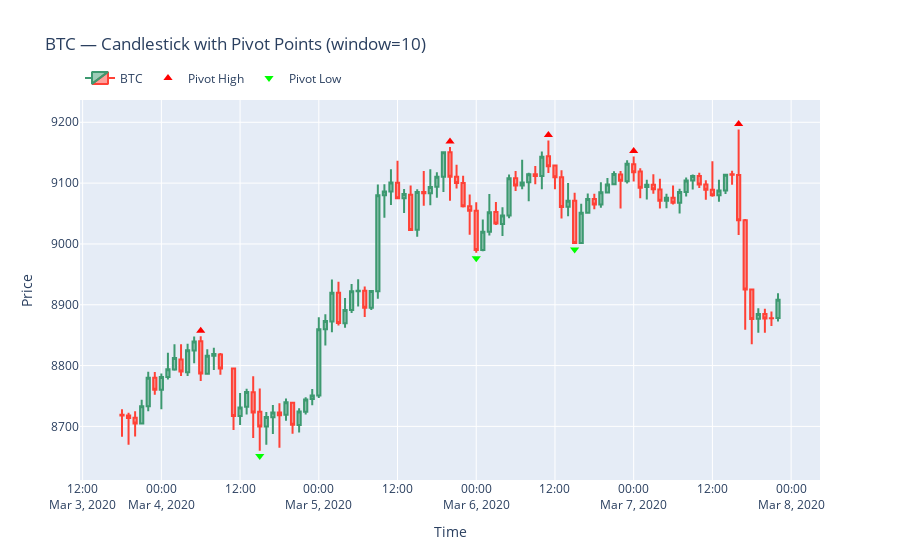

Here is the notebook cell this chart was saved with:
### Markdown cell above
# Plotting to Check

### Code cell
import plotly.graph_objects as go

# If your timestamp isn't already datetime (and tz-naive), normalize it:
if not pd.api.types.is_datetime64_any_dtype(df_BTC['timestamp']):
    df_BTC['timestamp'] = pd.to_datetime(df_BTC['timestamp'], errors='coerce')
if pd.api.types.is_datetime64tz_dtype(df_BTC['timestamp'].dtype):
    df_BTC['timestamp'] = df_BTC['timestamp'].dt.tz_convert('UTC').dt.tz_localize(None)

# Create pivot marker series (tiny offset so markers don’t overlap candles)
df_BTC['pivot_high_price'] = np.where(df_BTC['isPivot'] == 1, df_BTC['high'] * 1.001, np.nan)
df_BTC['pivot_low_price']  = np.where(df_BTC['isPivot'] == 2, df_BTC['low']  * 0.999, np.nan)

# Optional: sort and drop bad rows
df_plot = (df_BTC[1500:1600]
           .dropna(subset=['timestamp', 'open', 'high', 'low', 'close'])
           .sort_values('timestamp')
           .reset_index(drop=True))

# Plot
fig = go.Figure()

# Candlesticks
fig.add_trace(go.Candlestick(
    x=df_plot['timestamp'],
    open=df_plot['open'],
    high=df_plot['high'],
    low=df_plot['low'],
    close=df_plot['close'],
    name='BTC'
))

# Pivot highs (▲ red)
fig.add_trace(go.Scatter(
    x=df_plot['timestamp'],
    y=df_plot['pivot_high_price'],
    mode='markers',
    name='Pivot High',
    marker=dict(symbol='triangle-up', color='red', size=8),
    hovertemplate="Pivot High<br>%{x|%Y-%m-%d %H:%M:%S}<br>Price: %{y:.2f}<extra></extra>"
))

# Pivot lows (▼ green)
fig.add_trace(go.Scatter(
    x=df_plot['timestamp'],
    y=df_plot['pivot_low_price'],
    mode='markers',
    name='Pivot Low',
    marker=dict(symbol='triangle-down', color='lime', size=8),
    hovertemplate="Pivot Low<br>%{x|%Y-%m-%d %H:%M:%S}<br>Price: %{y:.2f}<extra></extra>"
))

fig.update_layout(
    title="BTC — Candlestick with Pivot Points (window=10)",
    xaxis_title="Time",
    yaxis_title="Price",
    xaxis_rangeslider_visible=False,
    legend=dict(orientation='h', yanchor='bottom', y=1.02, xanchor='left', x=0)
)

fig.show()
